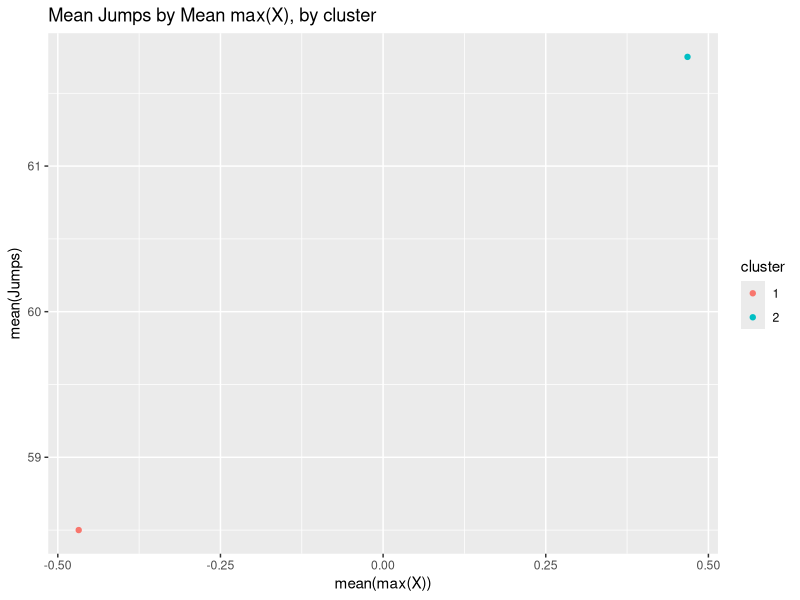
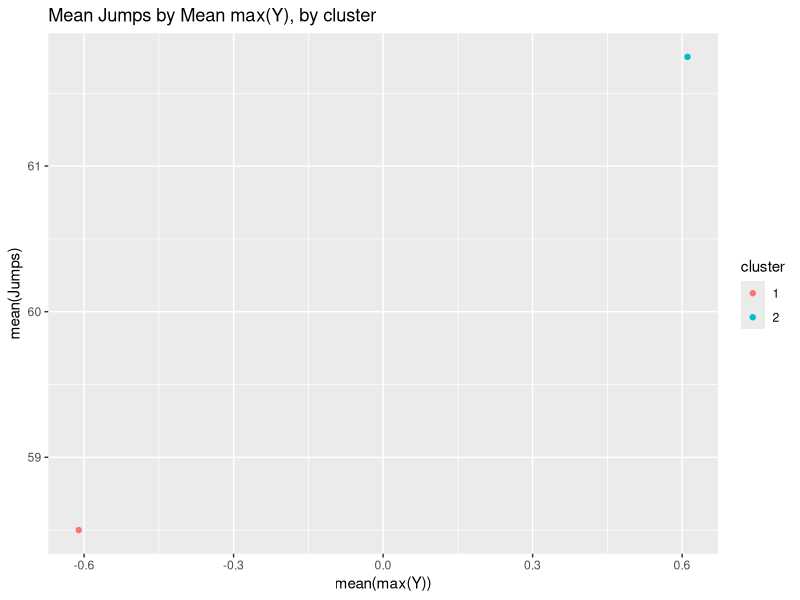
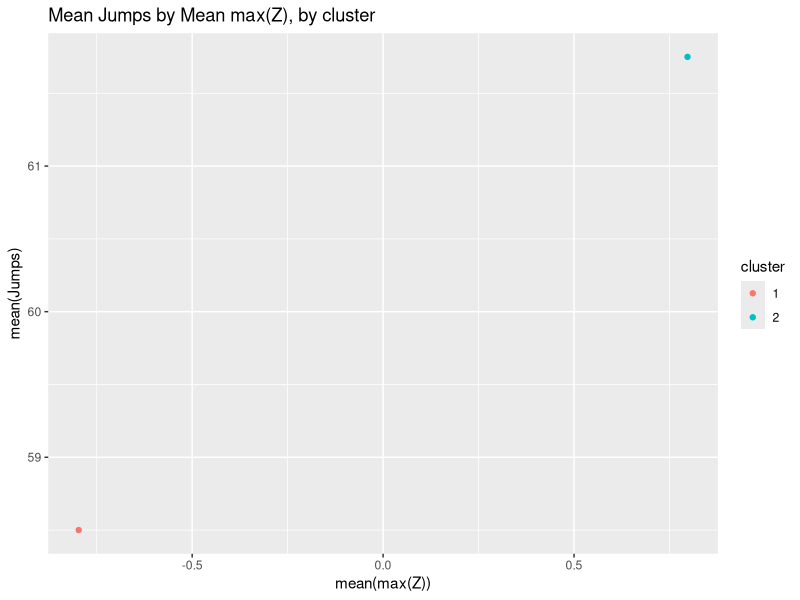
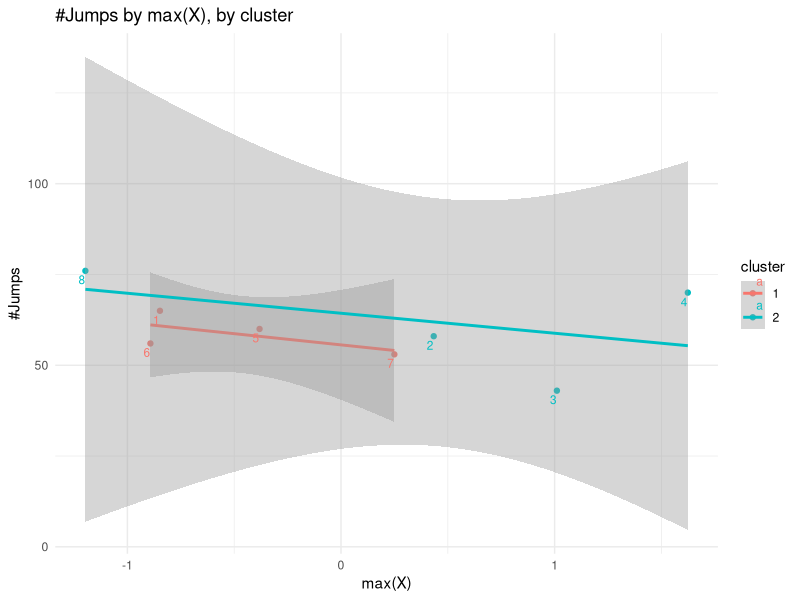
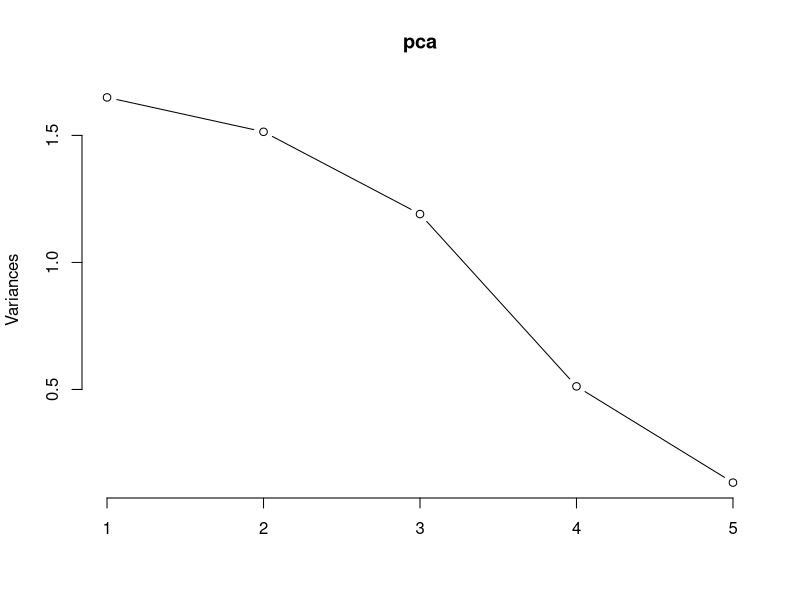
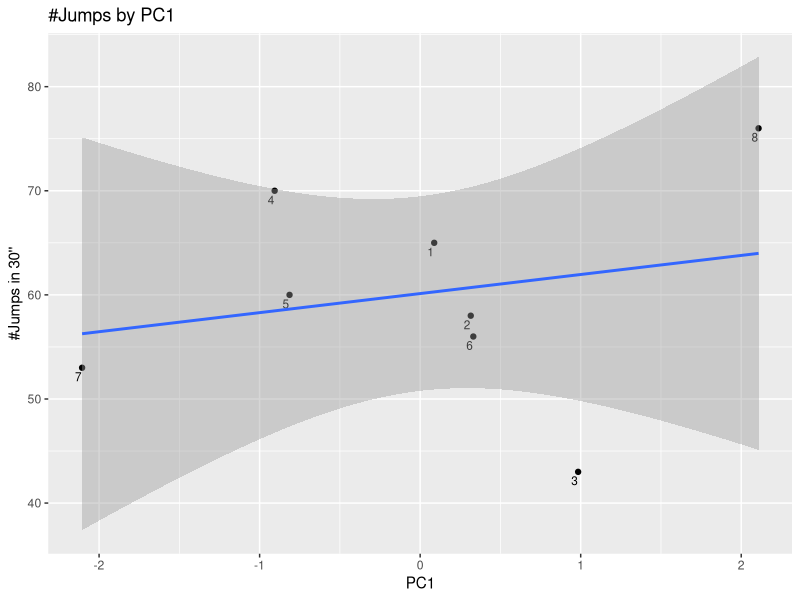
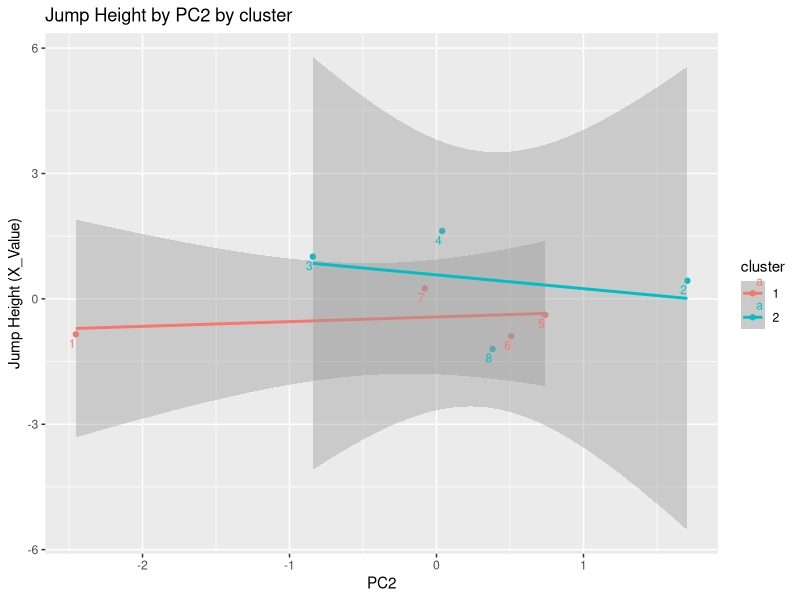
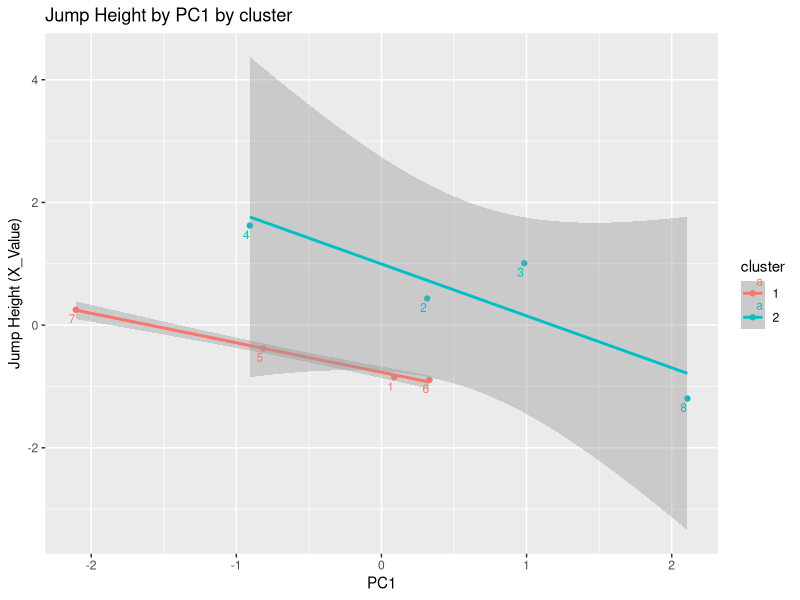

Source code (R) for these figures, in order:
## ---- chunk 1

# In our activity we did not specify who are the novices and who are the experts
# Here is our methodology for this task: use K-means "using ONLY THE APP DATA" (as in the instruction)
# This means that only variables X_Value Y_Value and Z-Value will enter the K-means calculation
# From the results, we will see if the clusters have any correlation with #Jumps
# Hypothesis is that "experts" will have jumped more than "novices" 

library(dplyr)
library(tidyr)
library(ggplot2)
library(stringr)

DF <- read.csv("jump_datagroup.csv")
DF$ID <- c(1:8)
DF1 <- select(DF, 4:6)
DF2 <- data.frame(scale(DF1)) #scale data to be used in K-means

# K-means data frame
set.seed(7)
fit <- kmeans(DF2, 2) # 2 clusters: experts/novices
DF3 <- data.frame(DF2, fit$cluster)
DF3$cluster <- as.factor(fit$cluster)
DF3 <- DF3 %>% select(-fit.cluster)
DF3$jumps <- DF$jumps
DF3$id <- DF$ID
DF3$names <- DF$id

# Graph 1: See mean(#jumps) by cluster 
# Cluster 2 (Dan, Daisy, Yen-Ling and Qianhui) jumped more on average than Cluster 1 (Amanda, Aniket, Junhao, Xinyuan)
# It is a strong conclusion (for the weak data we have), but Cluster 2 is for Experts and 1 for Novices
# The graphs below are generated for all X-Y-Z dimensions because it is hard to know if participants held their cellphones in a consistent manner
DF4 <- DF3 %>% group_by(cluster) %>% summarise(avgX = mean(X_value), avgY = mean(Y_value), avgZ = mean(Z_value), avgJ=mean(jumps))

ggplot(DF4, aes(avgX, avgJ, colour = cluster)) + geom_point() + xlab("mean(max(X))") + ylab("mean(Jumps)") + ggtitle("Mean Jumps by Mean max(X), by cluster")
ggplot(DF4, aes(avgY, avgJ, colour = cluster)) + geom_point() + xlab("mean(max(Y))") + ylab("mean(Jumps)") + ggtitle("Mean Jumps by Mean max(Y), by cluster")
ggplot(DF4, aes(avgZ, avgJ, colour = cluster)) + geom_point() + xlab("mean(max(Z))") + ylab("mean(Jumps)") + ggtitle("Mean Jumps by Mean max(Z), by cluster")

# Graph 2: Don't average across clusters. See all data points in graph : Stick to X dimension this time 
ggplot(DF3, aes(X_value, jumps, colour = cluster, label=id)) + geom_point() + xlab("max(X)") + ylab("#Jumps") + geom_smooth(method='lm',formula=y~x) + geom_text(aes(label=id),hjust=1, vjust=1.5, size=3) +  ggtitle("#Jumps by max(X), by cluster") + theme_minimal() 

## ---- chunk 2

DFF <- select(DF, -c(1:6, 12))

set.seed(7)
pca <- prcomp(DFF, scale. = TRUE)
summary(pca)

plot(pca, type = "lines") 
pca$rotation 
pca$x

# Inspect loadings 
DFF2 <- as.data.frame(pca$rotation)

    # PC1: -Q1, -Q4, -Q5, +Q3. It is hard to understand what it represents exactly. >PC1, >Jumps?
    # Q1	I consider myself a great jumper
    # Q2	How often do you exercise?
    # Q3	Did you feel tired after jumping for 30 seconds?
    # Q4	Do you have any health condition that makes jumping difficult?
    # Q5	I consider exercising a joyful activity

#What does PC1 represent in our analysis
#We think that PC1 stands for physical fitness and member's interest in jumping because PC1 has a strong negative loading for Q5 and  positive loading for Q3. These questions are more about the opinions and physical state of the group members. And Q3 is about members' energy after the jumping while Q5 is more related to the interest. If one has higher scores in Q5, he/she might get lower scores for PC1

#PLOT
jumpPC <- as.data.frame(pca$x)
jumpPC$jump <- DF$jumps
jumpPC$id <- DF$ID

ggplot(jumpPC, aes(PC1, jump, label=id)) + geom_point() + xlab("PC1") + ylab("#Jumps in 30''") + geom_text(aes(label=id),hjust=1, vjust=1.5, size=3)+ geom_smooth(method='lm',formula=y~x) + ggtitle("#Jumps by PC1") 


## ---- chunk 3
#If you could only choose one thing to predict the score for each member of your group (raw data variable, a cluster or a PC) what would it be and why?

#We think PC might be more helpful in predicting the score for each member. PCA can help us to get rid of irrelevant variables, so the visualization from PC is more accurate. PC1 and PC2 provides over 30% contribution so we visualize the data of PC1 and PC2 to see the results. According to the visualization we present below, if the loading of PC1 is higher, the member will jump higher. 

# Graph Jump Height/PC1 by cluster

jumpPC$cluster <- as.factor(DF3$cluster)
jumpPC$HIGH <- DF2$X_value

ggplot(jumpPC, aes(PC2, HIGH, color=cluster, label=id)) + geom_point() + xlab("PC2") + ylab("Jump Height (X_Value)") + geom_smooth(method='lm',formula=y~x) + geom_text(aes(label=id),hjust=1, vjust=1.5, size=3) + ggtitle("Jump Height by PC2 by cluster")

ggplot(jumpPC, aes(PC1, HIGH, color=cluster, label=id)) + geom_point() + xlab("PC1") + ylab("Jump Height (X_Value)") + geom_smooth(method='lm',formula=y~x) + geom_text(aes(label=id),hjust=1, vjust=1.5, size=3) + ggtitle("Jump Height by PC1 by cluster")


# Devise intervention:
#According to the analysis, we think we can devise an intervention which is providing more opportunities for novice to improve their physical fitness, increase the frequency of exercising and thus to intrigue their interests in jumping.
